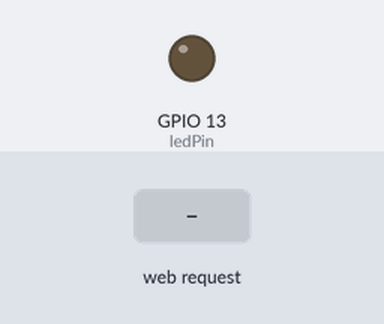
Bench run of a sketch on a simulated ESP32. Shown: output pins drawn as LEDs (lit = HIGH). The test bench sets the inputs (shaded band). WiFi joins after 1.5 s; servers stay silent unless stated; what the sketch prints to the serial monitor is not drawn.

Above: at 3.2 s.
3.3 s: HTTP request GET /LED/on received
At 3.7 s:
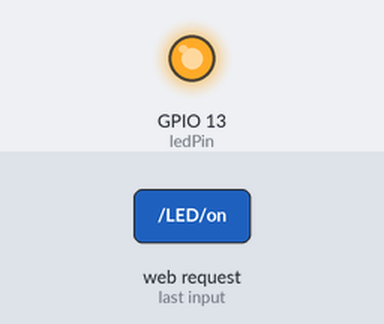
4.8 s: HTTP request GET /LED/off received
At 6.0 s:
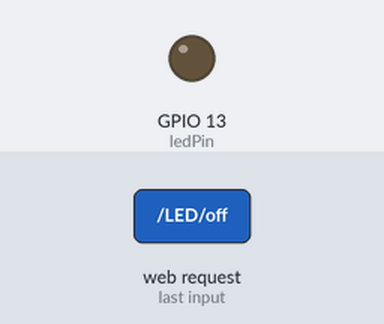
Timing chart, 0 to 7.8 s (numbered marks = the images above; inputs shaded):
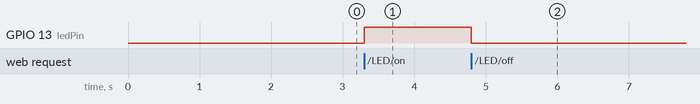

Measured:
- after the input at 3.3 s, GPIO 13 (ledPin): LOW → HIGH at once
- after the input at 4.8 s, GPIO 13 (ledPin): HIGH → LOW at once

The sketch:

sketch_aug10a.ino
```cpp
#include <WiFi.h>
#include <WebServer.h>

// WiFi credentials
const char* ssid = "m";               // Your WiFi SSID
const char* password = "11111111";    // Your WiFi password

// LED pin
const int ledPin = 13; // Change to the pin number where your LED is connected

// Create a web server on port 80
WebServer server(80);

// Function to handle the root URL
void handleRoot() {
  // HTML content for the root URL
  String html = "<html><body>";
  html += "<h1>ESP32 LED Control</h1>";
  html += "<p><a href=\"/LED/on\"><button>Turn LED On</button></a></p>";
  html += "<p><a href=\"/LED/off\"><button>Turn LED Off</button></a></p>";
  html += "</body></html>";
  // Send the HTML content to the client
  server.send(200, "text/html", html);
}

// Function to handle turning the LED on
void handleLedOn() {
  digitalWrite(ledPin, HIGH); // Turn the LED on
  // Send response to the client
  server.send(200, "text/html", "<html><body><h1>LED is ON</h1><p><a href=\"/\"><button>Back</button></a></p></body></html>");
}

// Function to handle turning the LED off
void handleLedOff() {
  digitalWrite(ledPin, LOW); // Turn the LED off
  // Send response to the client
  server.send(200, "text/html", "<html><body><h1>LED is OFF</h1><p><a href=\"/\"><button>Back</button></a></p></body></html>");
}

void setup() {
  Serial.begin(115200); // Start the Serial communication

  pinMode(ledPin, OUTPUT);   // Set the LED pin as output
  digitalWrite(ledPin, LOW); // Initialize the LED as off

  // Connect to WiFi
  WiFi.begin(ssid, password);

  // Wait for connection
  while (WiFi.status() != WL_CONNECTED) {
    delay(1000);
    Serial.println("Connecting to WiFi...");
  }

  // Display IP address on the Serial Monitor
  Serial.println("Connected to WiFi");
  Serial.print("IP Address: ");
  Serial.println(WiFi.localIP());

  // Print the site URL in the Serial Monitor
  Serial.print("To control the LED, open the following URL in your browser: http://");
  Serial.print(WiFi.localIP());
  Serial.println("/");

  // Setup the web server routes
  server.on("/", handleRoot);       // Handle the root URL
  server.on("/LED/on", handleLedOn);  // Handle turning the LED on
  server.on("/LED/off", handleLedOff);// Handle turning the LED off
  server.begin();                   // Start the web server
  Serial.println("HTTP server started");
}

void loop() {
  // Handle client requests
  server.handleClient();
}
```
